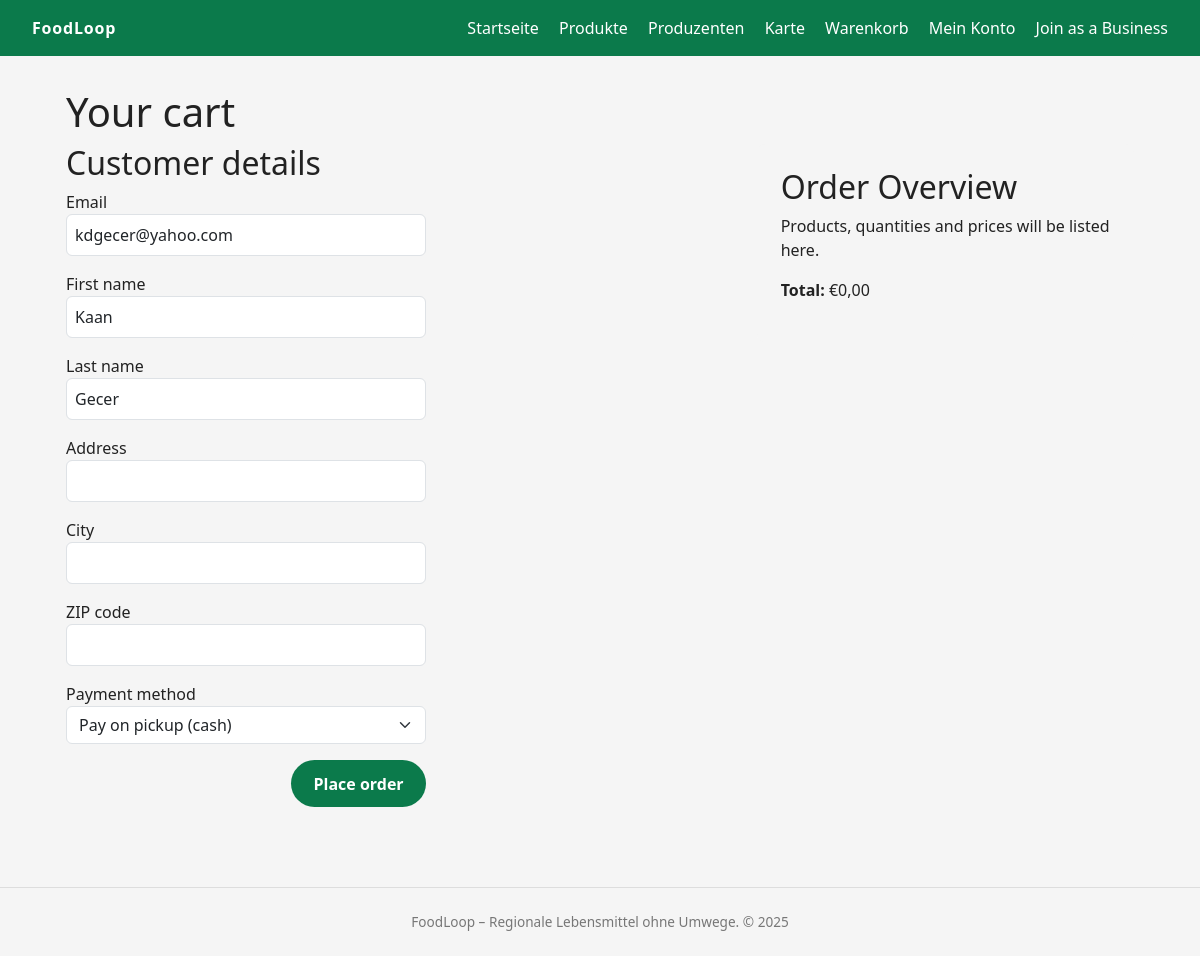
The app's page /cart (signed in), older data.
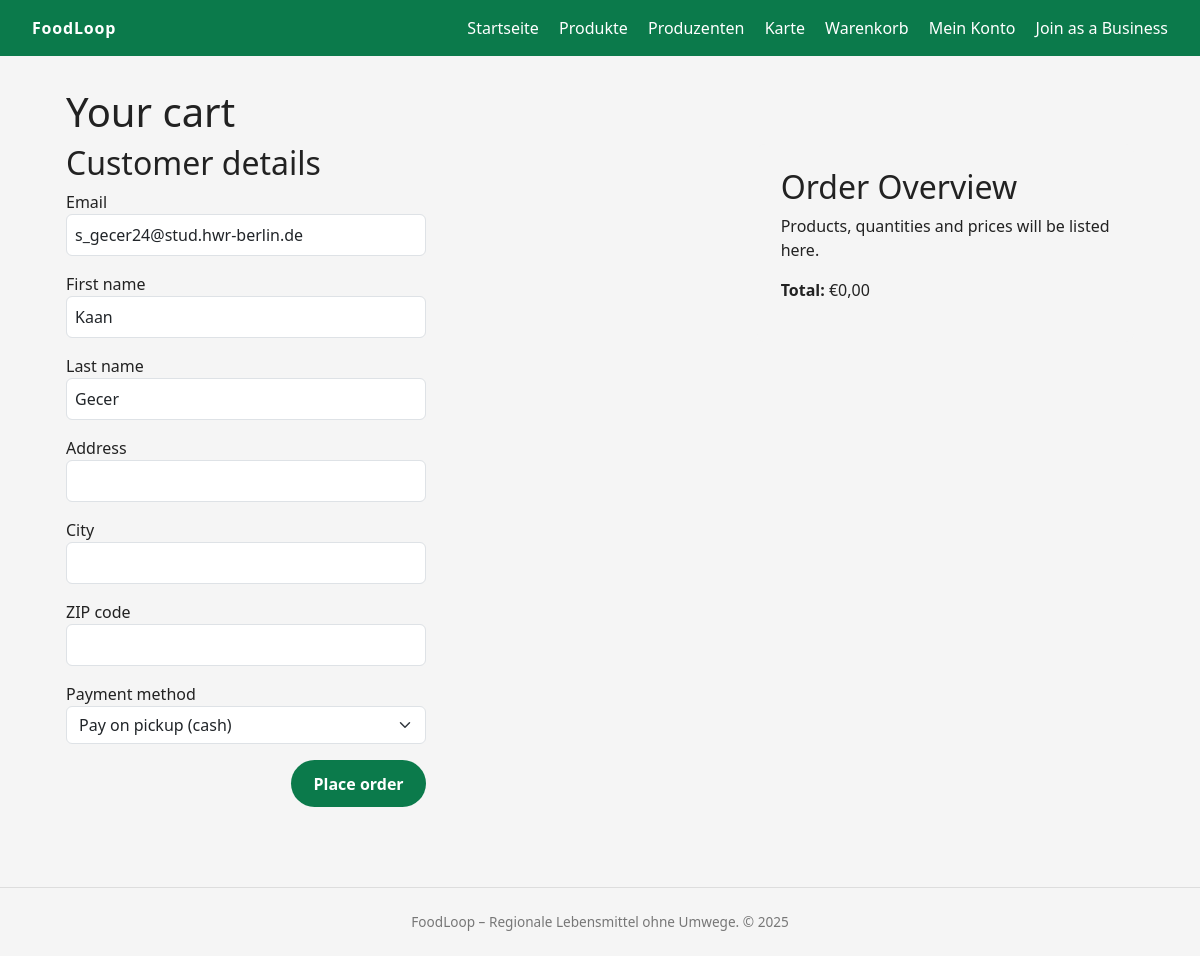
The same page, newer data.
### models.py (models this page shows)
class User(db.Model, UserMixin):
    __tablename__ = "user"
    id = db.Column(db.Integer, primary_key=True)
    email = db.Column(db.String(255), unique=True, nullable=False)
    password_hash = db.Column(db.String(255), nullable=False)
    first_name = db.Column(db.String(100), nullable=False)
    last_name = db.Column(db.String(100), nullable=False)
    role = db.Column(db.String(20), nullable=False)  # 'CUSTOMER' | 'PRODUCER'
    created_at = db.Column(db.DateTime, default=datetime.utcnow, nullable=False)
    customer_profile = db.relationship("CustomerProfile", back_populates="user", uselist=False, cascade="all, delete-orphan")
    producer_profile = db.relationship("ProducerProfile", back_populates="user", uselist=False, cascade="all, delete-orphan")

### app.py (the view, shortened to what this page needs)
@app.route("/cart", methods=["GET", "POST"])
def cart():
    form = CartForm()
    user_logged_in = current_user.is_authenticated
    if request.method == "GET" and user_logged_in:
        form.email.data = current_user.email
        form.first_name.data = current_user.first_name
        form.last_name.data = current_user.last_name
    return render_template("cart.html", form=form, user_logged_in=user_logged_in)

### forms.py
class CartForm(FlaskForm):
    first_name = StringField("First name", validators=[InputRequired(), Length(min=2, max=50)])
    last_name = StringField("Last name", validators=[InputRequired(), Length(min=2, max=50)])
    address = StringField("Address", validators=[InputRequired(), Length(min=5, max=200)])
    city = StringField("City", validators=[InputRequired(), Length(min=2, max=50)])
    zip_code = StringField("ZIP code",
                           validators=[
                               InputRequired(),
                               Length(min=4, max=10),
                               Regexp(r"^[0-9]+$", message="Bitte nur Ziffern eingeben.")
                           ])
    email = StringField("Email", validators=[InputRequired(), Email()])
    payment_method = SelectField(
        "Payment method",
        choices=[
            ("pickup_cash", "Pay on pickup (cash)"),
            ("digital_payment", "Digital payment"),
        ],
        validators=[InputRequired()],
    )
    submit = SubmitField("Place order")

### app.py (called while the page is built)
@login_manager.user_loader
def load_user(user_id):
    return User.query.get(int(user_id))

### templates/cart.html (shortened to what this page needs)
{% extends "base.html" %}
{% block content %}
  <h1>Your cart</h1>
  <div class="cart-layout">
    <div class="cart-form-column">
      <h2>Customer details</h2>
      <form method="POST" action="{{ url_for('cart') }}" class="auth-form">
        <div class="form-row">
          {{ form.email.label }}
          {{ form.email(class_="form-control") }}
        </div>
        <div class="form-row">
          {{ form.first_name.label }}
          {{ form.first_name(class_="form-control") }}
        </div>
        <div class="form-row">
          {{ form.last_name.label }}
          {{ form.last_name(class_="form-control") }}
        </div>
        <div class="form-row">
          {{ form.address.label }}
          {{ form.address(class_="form-control") }}
        </div>
        <div class="form-row">
          {{ form.city.label }}
          {{ form.city(class_="form-control") }}
        </div>
        <div class="form-row">
          {{ form.zip_code.label }}
          {{ form.zip_code(class_="form-control") }}
        </div>
        <div class="form-row">
          {{ form.payment_method.label }}
          {{ form.payment_method(class_="form-select") }}
        </div>
        <div class="form-actions">
          {{ form.submit(class_="btn btn-primary") }}
        </div>
      </form>
    </div>
    <aside class="cart-summary-column">
      <h2>Order Overview</h2>
      <p>Products, quantities and prices will be listed here.</p>
      <p><strong>Total:</strong> €0,00</p>
    </aside>
  </div>
{% endblock %}

Row changes from the older to the newer data that the page shows:
changed User "Kaan": email "kdgecer@yahoo.com" → "s_gecer24@stud.hwr-berlin.de"
